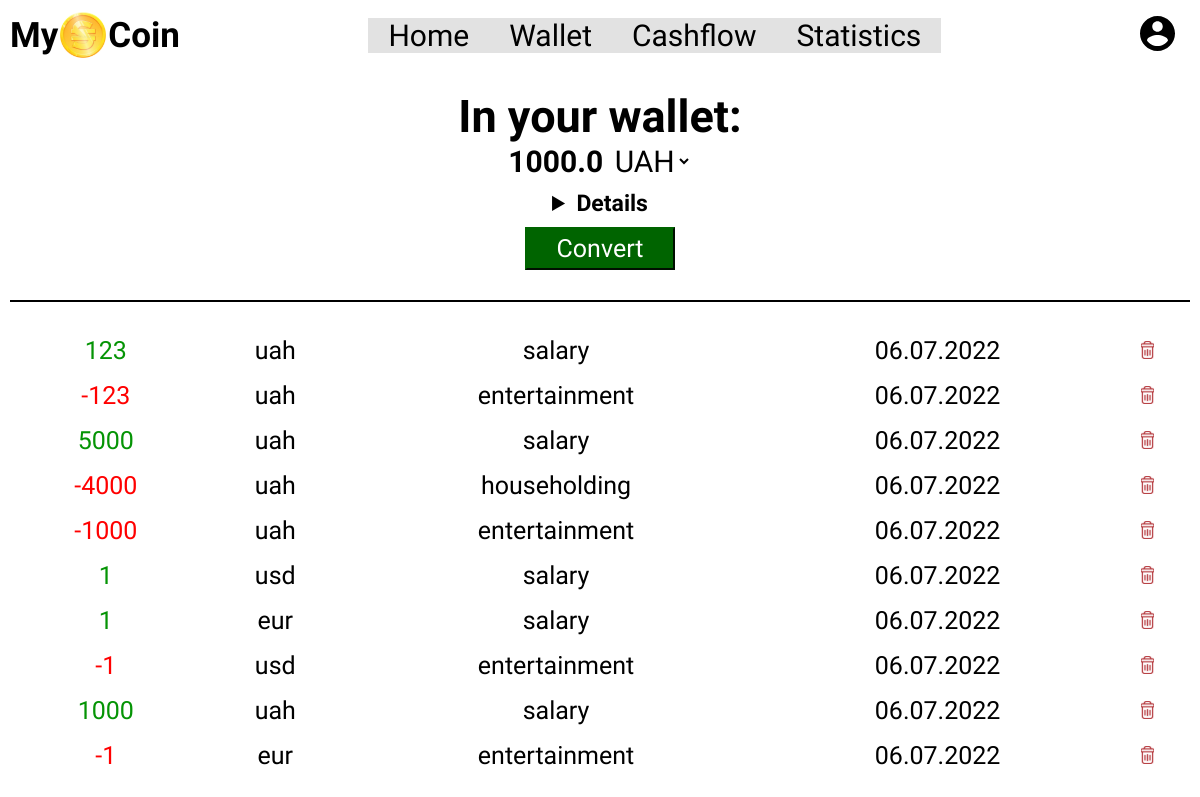
Screenshot of /wallet (signed in) with the database file from the repository.
### tables this page shows
CREATE TABLE cashflow(    
      id INTEGER PRIMARY KEY AUTOINCREMENT NOT NULL ,
      cashflow_id INTEGER NOT NULL ,     
      type TEXT NOT NULL,
      count INTEGER,
      currency TEXT NOT NULL,
      category TEXT NOT NULL,
      daytime  DATETIME NOT NULL DEFAULT CURRENT_TIMESTAMP ,
      FOREIGN KEY(cashflow_id) REFERENCES users(id)
);

### app.py (the view)
@app.route("/wallet", methods=["GET", "POST"])
@login_required
def wallet():
    if request.method == "POST":
        uah_income = db.execute("SELECT sum(count) FROM cashflow WHERE type = 'income' and cashflow_id = ? and currency = 'uah'", session["user_id"])[0]["sum(count)"]
        usd_income = db.execute("SELECT sum(count) FROM cashflow WHERE type = 'income' and cashflow_id = ? and currency = 'usd'", session["user_id"])[0]["sum(count)"]
        eur_income = db.execute("SELECT sum(count) FROM cashflow WHERE type = 'income' and cashflow_id = ? and currency = 'eur'", session["user_id"])[0]["sum(count)"]
        uah_expence = db.execute("SELECT sum(count) FROM cashflow WHERE type = 'expense' and cashflow_id = ? and currency = 'uah'", session["user_id"])[0]["sum(count)"]
        usd_expence = db.execute("SELECT sum(count) FROM cashflow WHERE type = 'expense' and cashflow_id = ? and currency = 'usd'", session["user_id"])[0]["sum(count)"]
        eur_expence = db.execute("SELECT sum(count) FROM cashflow WHERE type = 'expense' and cashflow_id = ? and currency = 'eur'", session["user_id"])[0]["sum(count)"]
        if uah_income is None:
            uah_income = 0
        if usd_income is None:
            usd_income = 0
        if eur_income is None:
            eur_income = 0
        if uah_expence is None:
            uah_expence = 0
        if usd_expence is None:
            usd_expence = 0
        if eur_expence is None:
            eur_expence = 0
        cash_uah = uah_income - uah_expence
        cash_usd = usd_income - usd_expence
        cash_eur = eur_income - eur_expence
        currency = request.form.get("currency")
        if currency == "UAH":
            usd_to_uah = exchange_rate["usd_to_uah"]
            eur_to_uah = exchange_rate["eur_to_uah"]
            cash_usd_in_uah = int(cash_usd) * usd_to_uah
            cash_usd_in_uah = float(round(cash_usd_in_uah, 2))
            cash_eur_in_uah = int(cash_eur) * eur_to_uah
            cash_eur_in_uah = float(round(cash_eur_in_uah, 2))
            cash_uah = float(round(cash_uah, 2))
            money = cash_usd_in_uah + cash_eur_in_uah + float(cash_uah)
        elif currency == "USD":
            uah_to_usd = exchange_rate["uah_to_usd"]
            eur_to_usd = exchange_rate["eur_to_usd"]
            cash_uah_in_usd = int(cash_uah) * uah_to_usd
            cash_uah_in_usd = float(round(cash_uah_in_usd, 2))
            cash_eur_in_usd = int(cash_eur) * eur_to_usd
            cash_eur_in_usd = float(round(cash_eur_in_usd, 2))
            cash_usd = str(round(cash_usd, 2))
            money = cash_uah_in_usd + cash_eur_in_usd + float(cash_usd)
        else:
            usd_to_eur = exchange_rate["usd_to_eur"]
            uah_to_eur = exchange_rate["uah_to_eur"]
            cash_usd_in_eur = int(cash_usd) * usd_to_eur
            cash_usd_in_eur = float(round(cash_usd_in_eur, 2))
            cash_uah_in_eur = int(cash_uah) * uah_to_eur
            cash_uah_in_eur = float(round(cash_uah_in_eur, 2))
            cash_eur = float(round(cash_eur, 2))
            money = cash_usd_in_eur + cash_uah_in_eur + float(cash_eur)
        my_coin = db.execute("SELECT id,count,currency,category,strftime('%d.%m.%Y',daytime) FROM cashflow WHERE cashflow_id = ?", session["user_id"])
        name = db.execute("SELECT username FROM users WHERE id = ?", session["user_id"])
        if not my_coin:
            return render_template("emptywallet.html",name = name[0]["username"])
        try:
            return render_template("wallet.html", my_coin = my_coin,name = name[0]["username"],money = money,cash_uah = cash_uah,cash_usd = cash_usd,cash_eur =cash_eur,uah_income = uah_income,usd_income = usd_income,eur_income= eur_income,uah_expence =uah_expence,usd_expence = usd_expence, eur_expence = eur_expence)
        except TypeError:
            return render_template("emptywallet.html",name = name[0]["username"])
    else:
        uah_income = db.execute("SELECT sum(count) FROM cashflow WHERE type = 'income' and cashflow_id = ? and currency = 'uah'", session["user_id"])[0]["sum(count)"]
        usd_income = db.execute("SELECT sum(count) FROM cashflow WHERE type = 'income' and cashflow_id = ? and currency = 'usd'", session["user_id"])[0]["sum(count)"]
        eur_income = db.execute("SELECT sum(count) FROM cashflow WHERE type = 'income' and cashflow_id = ? and currency = 'eur'", session["user_id"])[0]["sum(count)"]
        uah_expence = db.execute("SELECT sum(count) FROM cashflow WHERE type = 'expense' and cashflow_id = ? and currency = 'uah'", session["user_id"])[0]["sum(count)"]
        usd_expence = db.execute("SELECT sum(count) FROM cashflow WHERE type = 'expense' and cashflow_id = ? and currency = 'usd'", session["user_id"])[0]["sum(count)"]
        eur_expence = db.execute("SELECT sum(count) FROM cashflow WHERE type = 'expense' and cashflow_id = ? and currency = 'eur'", session["user_id"])[0]["sum(count)"]
        if uah_income is None:
            uah_income = 0
        if usd_income is None:
            usd_income = 0
        if eur_income is None:
            eur_income = 0
        if uah_expence is None:
            uah_expence = 0
        if usd_expence is None:
            usd_expence = 0
        if eur_expence is None:
            eur_expence = 0
        cash_uah = uah_income - uah_expence
        cash_usd = usd_income - usd_expence
        cash_eur = eur_income - eur_expence
        usd_to_uah = exchange_rate["usd_to_uah"]
        eur_to_uah = exchange_rate["eur_to_uah"]
        cash_usd_in_uah = int(cash_usd) * usd_to_uah
        cash_usd_in_uah = float(round(cash_usd_in_uah, 2))
        cash_eur_in_uah = int(cash_eur) * eur_to_uah
        cash_eur_in_uah = float(round(cash_eur_in_uah, 2))
        cash_uah = float(round(cash_uah, 2))
        money = cash_usd_in_uah + cash_eur_in_uah + float(cash_uah)
        my_coin = db.execute("SELECT id,type,count,currency,category,strftime('%d.%m.%Y',daytime) FROM cashflow WHERE cashflow_id = ?", session["user_id"])
        name = db.execute("SELECT username FROM users WHERE id = ?", session["user_id"])
        if not my_coin:
            return render_template("emptywallet.html",name = name[0]["username"])
        try:
            return render_template("wallet.html", my_coin = my_coin,name = name[0]["username"],money = money,)
        except TypeError:
            return render_template("emptywallet.html",name = name[0]["username"])

### app.py (called while the page is built)
@app.after_request
def after_request(response):
    response.headers["Cache-Control"] = "no-cache, no-store, must-revalidate"
    response.headers["Expires"] = 0
    response.headers["Pragma"] = "no-cache"
    return response

### helpers.py (called while the page is built)
def login_required(f):
    @wraps(f)
    def decorated_function(*args, **kwargs):
        if session.get("user_id") is None:
            return redirect("/login")
        return f(*args, **kwargs)
    return decorated_function

### templates/wallet.html (shortened to what this page needs)
{% extends "index.html" %}
{% block main %}
    <form class="wallet-page" action="/wallet" method="post">
        <div class="money-in-wallet">
            <label class="in-your-wallet"><span class="in-your-wallet-title">In your wallet:</span><br>{{money}}
                <select name="currency" id="currency">
                    <option id="currency-value" value="UAH">UAH</option>
                    </select>
            </label>
            <div class="wallet-description">
                    <details>
                        <summary class="wallet-details-title">Details</summary>
                    </details>
            </div>
                <button class="wallet-convert-button" type="submit">Convert</button>
        </div>
        <hr class="wallet-upper-line">
    </form>
    <form class="wallet-page-history" action="/wallet" method="get">
        <table id="tabula" class="table table-dark table-sm" >
            {% for coin in my_coin %}
                {% if coin["type"] == 'expense' %}
                <tr class="wallet-history-description">
                    <td class="wallet-history-expense">-{{coin["count"]}}</td>
                    <td class="wallet-history">{{coin["currency"]}}</td>
                    <td class="wallet-history">{{coin["category"]}}</td>
                    <td class="wallet-history">{{coin["strftime('%d.%m.%Y',daytime)"]}}</td>
                    <td class="wallet-history"><a href="{{ url_for('delete', deleted_id = coin["id"]) }}"</a><img class="trash-icon" src="../static/img/trash-icon.svg" alt="delete button"></button></td>
                </tr>
                {% else %}
                <tr class="wallet-history-description">
                    <td class="wallet-history-income">{{coin["count"]}}</td>
                    <td class="wallet-history">{{coin["currency"]}}</td>
                    <td class="wallet-history">{{coin["category"]}}</td>
                    <td class="wallet-history">{{coin["strftime('%d.%m.%Y',daytime)"]}}</td>
                    <td class="wallet-history"><a href="{{ url_for('delete', deleted_id = coin["id"]) }}"</a><img class="trash-icon" src="../static/img/trash-icon.svg" alt="delete button"></button></td>
                </tr>
                {% endif %}
            {% endfor %}
    </form>
{% endblock %}

### static/index.css (style rules this page uses)
* { padding: 0; margin: 0; box-sizing: border-box; font-family: "Anek Latin", sans-serif; }
html { height: 100%; }
body { background-image: url("img/MyCoin-background.jpg"); background-size: cover; max-width: 100%; height: 100%; background-attachment: fixed; padding: 10px; }
@media (min-width: 768px) { body { display: flex; flex-direction: column; justify-content: space-between; } }

### static/wallet.css (style rules this page uses)
.money-in-wallet { font-size: 30px; font-weight: bold; display: flex; justify-content: center; align-items: center; flex-direction: column; }
.in-your-wallet { padding: 10px 0 10px 0; text-align: center; }
.in-your-wallet-title { font-size: 40px; }
#currency { background: none; border: none; font-size: 30px; cursor: pointer; }
#currency-value { background: none; border: none; }
.wallet-page { margin-top: 20px; }
.wallet-history { font-family: "Klee One"; text-align: center; }
td { padding: 7px 12px 7px 6px; font-size: 15px; }
.wallet-upper-line { margin-bottom: 15px; margin-top: 30px; width: 100%; height: 1.5px; display: flex; justify-content: center; background-color: black; border: black; }
.wallet-convert-button { background-color: darkgreen; color: white; border-color: darkgreen; padding: 5px 30px; font-size: 20px; margin-top: 10px; cursor: pointer; }
.wallet-description { cursor: pointer; text-align: center; }
.wallet-details-title { font-size: 23px; }
.wallet-page select { position: relative; }
.wallet-page-history { margin-top: 10px; overflow-y: auto; height: 330px; text-align: center; display: flex; flex-direction: column; }
.wallet-history-expense { color: red; }
.wallet-history-income { color: rgb(5, 148, 5); }
@media (min-width: 768px) { .wallet-page-history td { font-size: 25px; } }
@media (min-width: 768px) { .wallet-page-history { height: 680px; } }
@media (min-width: 768px) { .money-in-wallet label span { font-size: 45px; } }
@media (min-width: 768px) { .money-in-wallet button { font-size: 25px; } }

### static/home.css (style rules this page uses)
.user-home-page h2, a { text-decoration: none; }

### static/login.css (style rules this page uses)
* { padding: 0; margin: 0; box-sizing: border-box; font-family: "Anek Latin", sans-serif; }

### static/register.css (style rules this page uses)
* { padding: 0; margin: 0; box-sizing: border-box; font-family: "Anek Latin", sans-serif; }

### rows the page displays
cashflow: count "123", currency "uah", category "salary", coin "06.07.2022"
cashflow: count "123", currency "uah", category "entertainment", coin "06.07.2022"
cashflow: count "5000", currency "uah", category "salary", coin "06.07.2022"
cashflow: count "4000", currency "uah", category "householding", coin "06.07.2022"
cashflow: count "1000", currency "uah", category "entertainment", coin "06.07.2022"
cashflow: count "1", currency "usd", category "salary", coin "06.07.2022"
cashflow: count "1", currency "eur", category "salary", coin "06.07.2022"
cashflow: count "1", currency "usd", category "entertainment", coin "06.07.2022"
cashflow: count "1000", currency "uah", category "salary", coin "06.07.2022"
cashflow: count "1", currency "eur", category "entertainment", coin "06.07.2022"

### other values shown
{{ money }} "1000.0"
